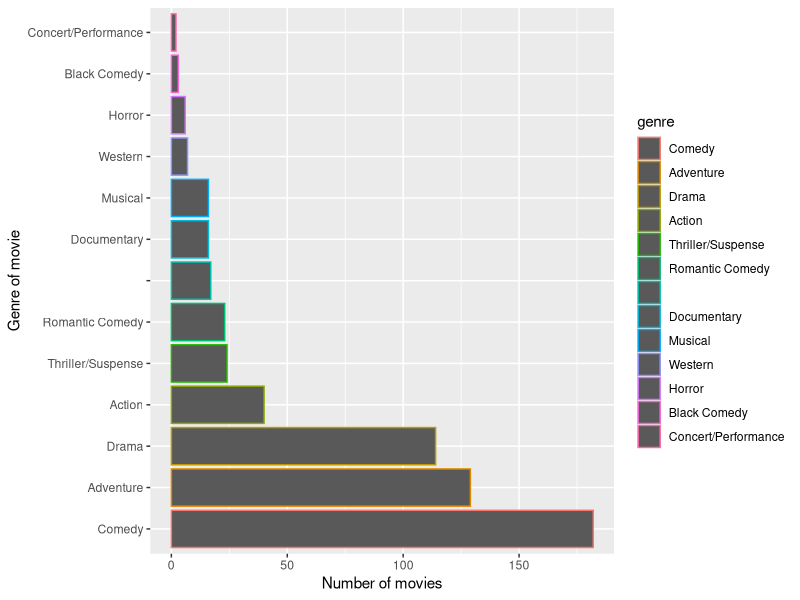

Write the R code that produced this figure. (Note: this script raises an error after producing the figure.)
## ---- chunk 1

library(tidyverse)
read.csv("disney_movies_total_gross.csv", sep=";")
df <- read.csv("disney_movies_total_gross.csv", sep=";")
release_month <- as.factor(df$release_month)
genre_factor <- as.factor(df$genre)
str(df)

## ---- chunk 2
head(df)
nrow(df)
## ---- chunk 3
library(ggplot2)
library(dplyr)
df <- within(df, 
             genre <- factor(genre, 
                             levels=names(sort(table(genre), 
                                            decreasing=TRUE))))
ggplot(df, aes(x=genre, color=genre)) +
  geom_bar() +
  coord_flip() +
  xlab("Genre of movie") +
  ylab("Number of movies")
## ---- chunk 4

ggplot(df, aes(x=release_date, y=total_gross)) +
  geom_line()

## ---- chunk 5
ggplot(df, aes(x=genre, y=release_month)) +
  geom_tile()
